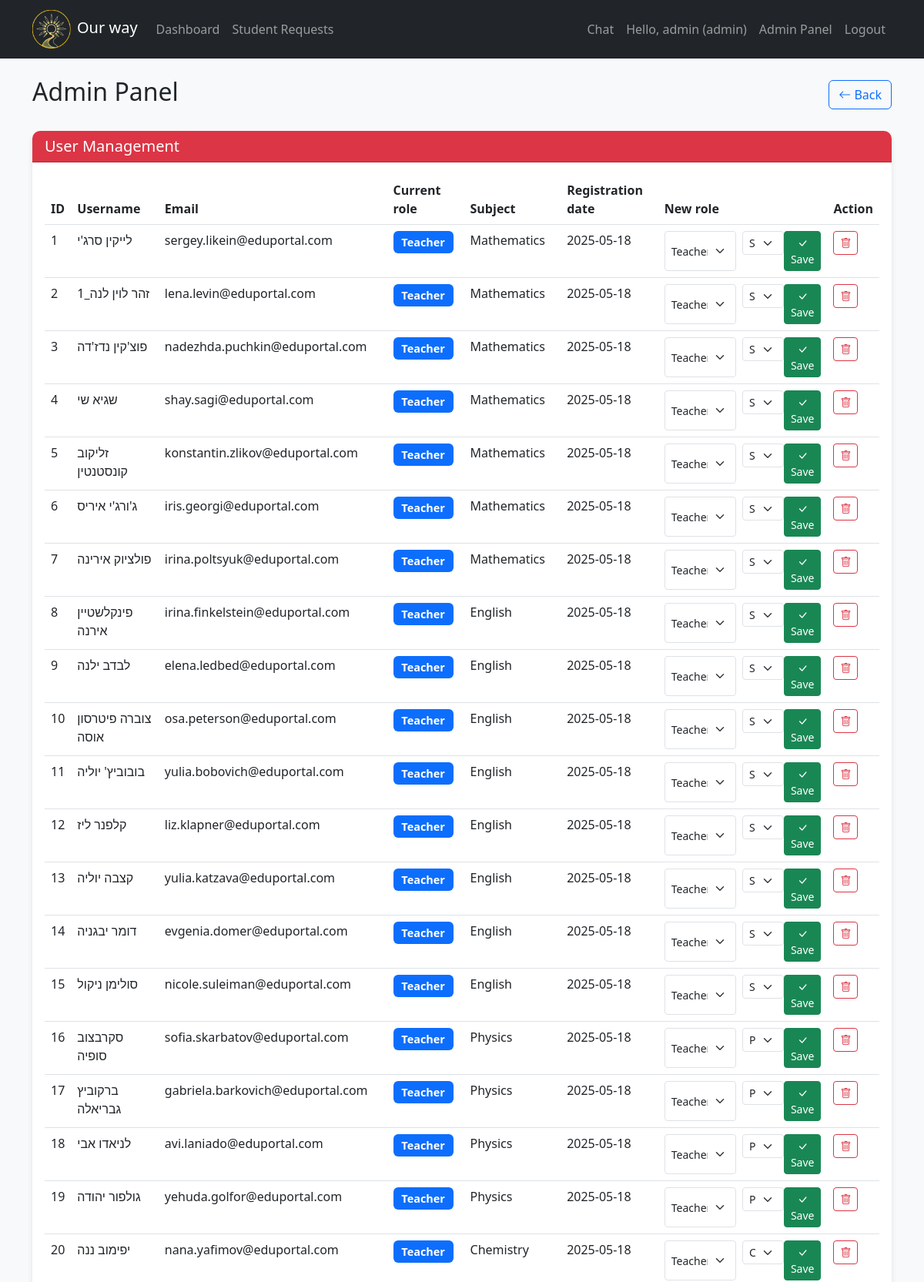
Page /admin (signed in, upper part) on the committed database.
### tables this page shows
CREATE TABLE users (
            id INTEGER PRIMARY KEY AUTOINCREMENT,
            username TEXT UNIQUE NOT NULL,
            email TEXT UNIQUE NOT NULL,
            password TEXT NOT NULL,
            role TEXT NOT NULL DEFAULT 'student',
            subject TEXT,
            created_at TIMESTAMP DEFAULT CURRENT_TIMESTAMP
        );

### app.py (the view)
@app.route('/admin')
def admin_panel():
    if 'user_id' not in session or session['user_id'] != 0:
        flash('Access denied', 'danger')
        return redirect(url_for('dashboard'))
    users = query_db("SELECT * FROM users WHERE id != 0")
    subjects = ['Math', 'Physics', 'Chemistry', 'Biology', 'History', 'Literature', 'Programming']
    return render_template('admin_panel.html', users=users, subjects=subjects)

### app.py (called while the page is built)
def get_db():
    db = getattr(g, '_database', None)
    if db is None:
        db = g._database = sqlite3.connect(app.config['DATABASE'])
        db.row_factory = sqlite3.Row
    return db

@app.teardown_appcontext
def close_connection(exception):
    db = getattr(g, '_database', None)
    if db is not None:
        db.close()

def query_db(query, args=(), one=False):
    cur = get_db().execute(query, args)
    rv = cur.fetchall()
    cur.close()
    return (rv[0] if rv else None) if one else rv

### templates/admin_panel.html (shortened to what this page needs)
{% extends "base.html" %}
{% block content %}
<div class="d-flex justify-content-between align-items-center mb-4">
    <h2>Admin Panel</h2>
    <a href="{{ url_for('dashboard') }}" class="btn btn-outline-primary">
        <i class="bi bi-arrow-left"></i> Back
    </a>
</div>
<div class="card mb-4">
    <div class="card-header bg-danger text-white">
        <h5 class="mb-0">User Management</h5>
    </div>
    <div class="card-body">
        {% if not users %}
            <div class="alert alert-info">No users to manage</div>
        {% else %}
            <div class="table-responsive">
                <table class="table table-hover">
                    <thead>
                        <tr>
                            <th>ID</th>
                            <th>Username</th>
                            <th>Email</th>
                            <th>Current role</th>
                            <th>Subject</th>
                            <th>Registration date</th>
                            <th>New role</th>
                            <th>Action</th>
                        </tr>
                    </thead>
                    <tbody>
                        {% for user in users %}
                            <tr>
                                <td>{{ user['id'] }}</td>
                                <td>{{ user['username'] }}</td>
                                <td>{{ user['email'] }}</td>
                                <td>
                                    <span class="badge {% if user['role'] == 'teacher' %}bg-primary{% else %}bg-info{% endif %}">
                                        {{ 'Teacher' if user['role'] == 'teacher' else 'Student' }}
                                    </span>
                                </td>
                                <td>{{ user['subject'] or '-' }}</td>
                                <td>{{ user['created_at'].split(' ')[0] }}</td>
                                <td>
                                    <form method="POST" action="{{ url_for('update_role', user_id=user['id']) }}" class="d-flex">
                                        <select name="role" class="form-select form-select-sm me-2" id="roleSelect{{ user['id'] }}" onchange="toggleSubjectField({{ user['id'] }})">
                                            <option value="teacher" {% if user['role'] == 'teacher' %}selected{% endif %}>Teacher</option>
                                        </select>
                                        <div id="subjectField{{ user['id'] }}" style="display: {% if user['role'] == 'teacher' %}block{% else %}none{% endif %};">
                                            <select name="subject" class="form-select form-select-sm me-2">
                                                <option value="">Select subject</option>
                                                {% for subject in subjects %}
                                                    <option value="{{ subject }}" {% if user['subject'] == subject %}selected{% endif %}>{{ subject }}</option>
                                                {% endfor %}
                                            </select>
                                        </div>
                                        <button type="submit" class="btn btn-sm btn-success">
                                            <i class="bi bi-check-lg"></i> Save
                                        </button>
                                    </form>
                                </td>
                                <td>
                                    <a href="#" class="btn btn-sm btn-outline-danger" data-bs-toggle="modal" data-bs-target="#deleteModal{{ user['id'] }}">
                                        <i class="bi bi-trash"></i>
                                    </a>
                                </td>
                            </tr>
                        {% endfor %}
                    </tbody>
                </table>
            </div>
        {% endif %}
    </div>
</div>
{% endblock %}

### static/css/style.css (style rules this page uses)
body { background-color: #f8f9fa; }
.card { border: none; border-radius: 10px; box-shadow: 0 4px 6px rgba(0, 0, 0, 0.1); transition: transform 0.3s ease; }
.card-header { border-radius: 10px 10px 0 0 !important; }
.table th { border-top: none; }
.badge { font-size: 0.9em; padding: 0.5em 0.75em; }

### rows in the picture
users: id "1", username "לייקין סרג'י", email "sergey.likein@eduportal.com", role "Teacher", subject "Mathematics", created_at "2025-05-18"
users: id "2", username "זהר לוין לנה_1", email "lena.levin@eduportal.com", role "Teacher", subject "Mathematics", created_at "2025-05-18"
users: id "3", username "פוצ'קין נדז'דה", email "nadezhda.puchkin@eduportal.com", role "Teacher", subject "Mathematics", created_at "2025-05-18"
users: id "4", username "שגיא שי", email "shay.sagi@eduportal.com", role "Teacher", subject "Mathematics", created_at "2025-05-18"
users: id "5", username "זליקוב קונסטנטין", email "konstantin.zlikov@eduportal.com", role "Teacher", subject "Mathematics", created_at "2025-05-18"
users: id "6", username "ג'ורג'י איריס", email "iris.georgi@eduportal.com", role "Teacher", subject "Mathematics", created_at "2025-05-18"
users: id "7", username "פולציוק אירינה", email "irina.poltsyuk@eduportal.com", role "Teacher", subject "Mathematics", created_at "2025-05-18"
users: id "8", username "פינקלשטיין אירנה", email "irina.finkelstein@eduportal.com", role "Teacher", subject "English", created_at "2025-05-18"
users: id "9", username "לבדב ילנה", email "elena.ledbed@eduportal.com", role "Teacher", subject "English", created_at "2025-05-18"
users: id "10", username "צוברה פיטרסון אוסה", email "osa.peterson@eduportal.com", role "Teacher", subject "English", created_at "2025-05-18"
users: id "11", username "בובוביץ' יוליה", email "yulia.bobovich@eduportal.com", role "Teacher", subject "English", created_at "2025-05-18"
users: id "12", username "קלפנר ליז", email "liz.klapner@eduportal.com", role "Teacher", subject "English", created_at "2025-05-18"
users: id "13", username "קצבה יוליה", email "yulia.katzava@eduportal.com", role "Teacher", subject "English", created_at "2025-05-18"
users: id "14", username "דומר יבגניה", email "evgenia.domer@eduportal.com", role "Teacher", subject "English", created_at "2025-05-18"
users: id "15", username "סולימן ניקול", email "nicole.suleiman@eduportal.com", role "Teacher", subject "English", created_at "2025-05-18"
users: id "16", username "סקרבצוב סופיה", email "sofia.skarbatov@eduportal.com", role "Teacher", subject "Physics", created_at "2025-05-18"
users: id "17", username "ברקוביץ גבריאלה", email "gabriela.barkovich@eduportal.com", role "Teacher", subject "Physics", created_at "2025-05-18"
users: id "18", username "לניאדו אבי", email "avi.laniado@eduportal.com", role "Teacher", subject "Physics", created_at "2025-05-18"
users: id "19", username "גולפור יהודה", email "yehuda.golfor@eduportal.com", role "Teacher", subject "Physics", created_at "2025-05-18"
users: id "20", username "יפימוב ננה", email "nana.yafimov@eduportal.com", role "Teacher", subject "Chemistry", created_at "2025-05-18"

### other values in the picture
{{ session['username'] }} "admin"
{{ session['role'] }} "admin"
